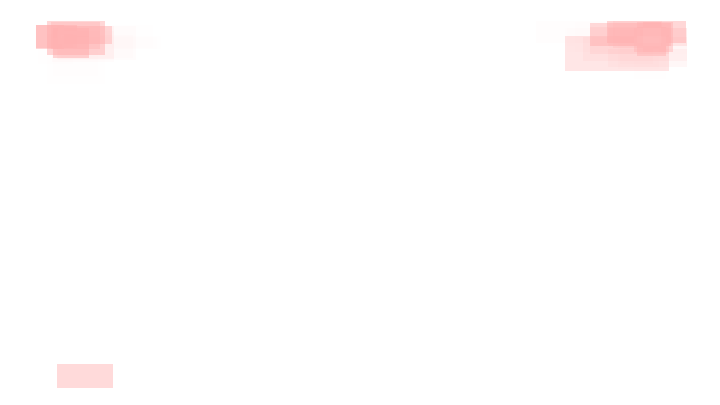

Write the Python code that produced this figure.
import sys
import imageSource
import os
import csv
import numpy as np
from PIL import Image
from PIL import ImageDraw

horizontal_filter = np.array([[-1, 0, 1], [-1, 0, 1], [-1, 0, 1]], dtype=np.int)
vertical_filter = np.array([[1, 1, 1], [0, 0, 0], [-1, -1, -1]], dtype=np.int)

if len(sys.argv) < 2:
    print("Insufficient parameter given. Expects [extract_logo] train_data_path")
    sys.exit(1)
else:
    trainPath = sys.argv[1]

METADATA_FILE = "metadata.txt"

positions = {}

# walk over all stations
for station in os.listdir(trainPath):
    stationPath = os.path.join(trainPath, station)
    # walk over all logo types
    for logo in os.listdir(stationPath):
        # see if there is a meta data file or no logo is expected
        logoPath = os.path.join(stationPath, logo)
        metadata_file_path = os.path.join(logoPath, METADATA_FILE)
        print(metadata_file_path)

        if os.path.exists(metadata_file_path):
            # read the metadata
            with open(metadata_file_path) as metadata:
                reader = csv.reader(metadata, delimiter=',')
                line = list(reader)[len(list(reader))-1]
                c = line[0]
                x, y, w, h = [int(a) for a in line[1:]]
                
                if not (x,y,w,h) in positions:
                    positions[(x,y,w,h)] = 0

                # walk over all samples
                for i, sample in enumerate(os.listdir(logoPath)):
                    if sample.endswith(".jpg"):
                        positions[(x,y,w,h)] += 1

# Print the heatmap on a 720x405 image to display spaces with most logos
heatmap = Image.new('RGBA', (720, 405), (255,255,255,255))

for k, v in positions.items():
    x, y, w, h = k
    poly = Image.new('RGBA', (720,405))
    pdraw = ImageDraw.Draw(poly)
    pdraw.rectangle([(x,y),(x+w,y+h)], fill=(255,0,0,int(v / 60)))
    heatmap.paste(poly, mask=poly)

heatmap.save("heatmap.png")
